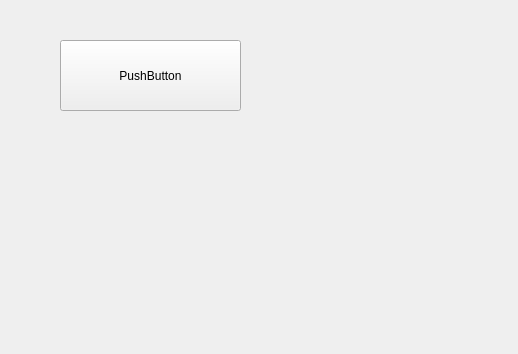
<?xml version="1.0" encoding="UTF-8"?>
<ui version="4.0">
 <class>Form</class>
 <widget class="QWidget" name="Form">
  <property name="geometry">
   <rect>
    <x>0</x>
    <y>0</y>
    <width>518</width>
    <height>354</height>
   </rect>
  </property>
  <property name="windowTitle">
   <string>Form</string>
  </property>
  <widget class="QPushButton" name="push2">
   <property name="geometry">
    <rect>
     <x>60</x>
     <y>40</y>
     <width>181</width>
     <height>71</height>
    </rect>
   </property>
   <property name="text">
    <string>PushButton</string>
   </property>
  </widget>
 </widget>
 <resources/>
 <connections>
  <connection>
   <sender>push2</sender>
   <signal>clicked()</signal>
   <receiver>Form</receiver>
   <slot>btn_second_to_main()</slot>
   <hints>
    <hint type="sourcelabel">
     <x>177</x>
     <y>75</y>
    </hint>
    <hint type="destinationlabel">
     <x>280</x>
     <y>162</y>
    </hint>
   </hints>
  </connection>
 </connections>
 <slots>
  <slot>btn_second_to_main()</slot>
 </slots>
</ui>
